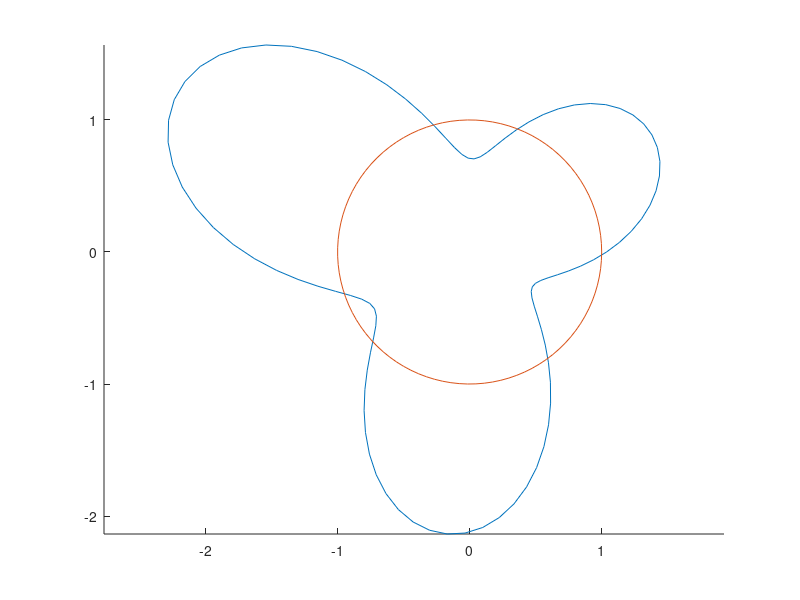

This chart was generated by the following MATLAB code: (Note: this script raises an error after producing the figure.)
r = @(x) (2 + sin(3 * x)) ./ sqrt(1 + exp(cos(x)));

theta = linspace(0, 2 * pi);
x = r(theta) .* cos(theta);
y = r(theta) .* sin(theta);
hold on
plot(x, y)
plot(cos(theta), sin(theta))
hold off
axis equal

while 1
	[x, y, button] = ginput(1);
	if button ~= 1
		break;
	end
	[theta, rho] = cart2pol(x, y);
	actualTheta = fzero(@(x) r(x) - 1, theta)
end